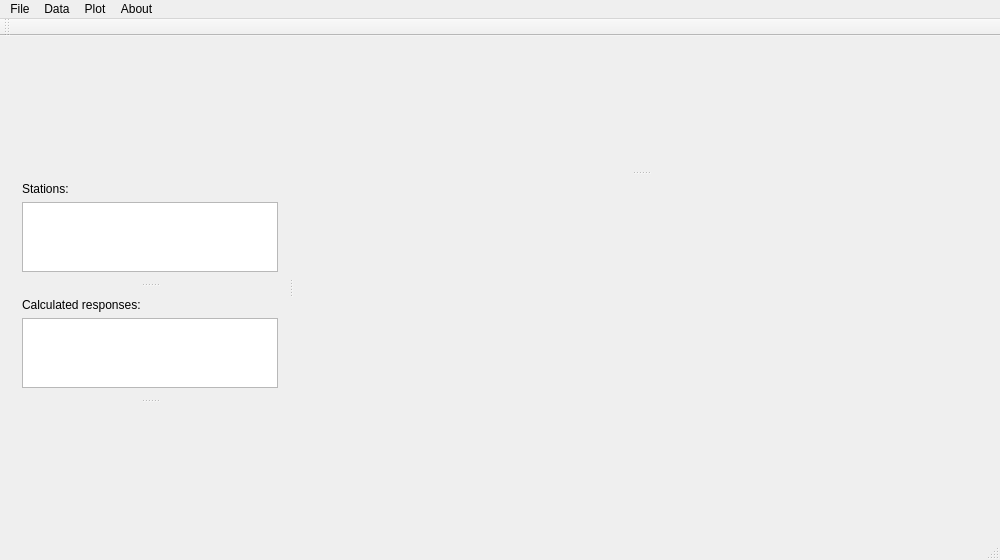
<?xml version="1.0" encoding="UTF-8"?>
<ui version="4.0">
 <class>MainWindow</class>
 <widget class="QMainWindow" name="MainWindow">
  <property name="geometry">
   <rect>
    <x>0</x>
    <y>0</y>
    <width>1000</width>
    <height>560</height>
   </rect>
  </property>
  <property name="windowTitle">
   <string>EDI Tools</string>
  </property>
  <widget class="QWidget" name="centralWidget">
   <layout class="QGridLayout" name="gridLayout">
    <item row="0" column="0">
     <widget class="QSplitter" name="splitter_5">
      <property name="orientation">
       <enum>Qt::Horizontal</enum>
      </property>
      <widget class="QSplitter" name="splitter_3">
       <property name="orientation">
        <enum>Qt::Vertical</enum>
       </property>
       <widget class="QWidget" name="layoutWidget">
        <layout class="QVBoxLayout" name="verticalLayout">
         <item>
          <widget class="QLabel" name="label">
           <property name="text">
            <string>Stations:</string>
           </property>
          </widget>
         </item>
         <item>
          <widget class="QListWidget" name="stationList">
           <property name="sizePolicy">
            <sizepolicy hsizetype="Expanding" vsizetype="Expanding">
             <horstretch>0</horstretch>
             <verstretch>2</verstretch>
            </sizepolicy>
           </property>
           <property name="contextMenuPolicy">
            <enum>Qt::CustomContextMenu</enum>
           </property>
           <property name="selectionMode">
            <enum>QAbstractItemView::ExtendedSelection</enum>
           </property>
           <property name="sortingEnabled">
            <bool>true</bool>
           </property>
          </widget>
         </item>
        </layout>
       </widget>
       <widget class="QWidget" name="layoutWidget">
        <layout class="QVBoxLayout" name="verticalLayout_2">
         <item>
          <widget class="QLabel" name="label_2">
           <property name="text">
            <string>Calculated responses:</string>
           </property>
          </widget>
         </item>
         <item>
          <widget class="QListWidget" name="responsesList">
           <property name="sizePolicy">
            <sizepolicy hsizetype="Expanding" vsizetype="Expanding">
             <horstretch>0</horstretch>
             <verstretch>1</verstretch>
            </sizepolicy>
           </property>
           <property name="alternatingRowColors">
            <bool>true</bool>
           </property>
          </widget>
         </item>
        </layout>
       </widget>
       <widget class="QCustomPlot" name="mapPlot" native="true">
        <property name="sizePolicy">
         <sizepolicy hsizetype="Preferred" vsizetype="Preferred">
          <horstretch>0</horstretch>
          <verstretch>3</verstretch>
         </sizepolicy>
        </property>
       </widget>
      </widget>
      <widget class="QSplitter" name="splitter_4">
       <property name="sizePolicy">
        <sizepolicy hsizetype="Preferred" vsizetype="Expanding">
         <horstretch>3</horstretch>
         <verstretch>0</verstretch>
        </sizepolicy>
       </property>
       <property name="orientation">
        <enum>Qt::Vertical</enum>
       </property>
       <widget class="QSplitter" name="splitter_2">
        <property name="orientation">
         <enum>Qt::Horizontal</enum>
        </property>
       </widget>
       <widget class="QSplitter" name="splitter">
        <property name="orientation">
         <enum>Qt::Horizontal</enum>
        </property>
       </widget>
      </widget>
     </widget>
    </item>
   </layout>
  </widget>
  <widget class="QMenuBar" name="menuBar">
   <property name="geometry">
    <rect>
     <x>0</x>
     <y>0</y>
     <width>1000</width>
     <height>19</height>
    </rect>
   </property>
   <property name="defaultUp">
    <bool>false</bool>
   </property>
   <property name="nativeMenuBar">
    <bool>false</bool>
   </property>
   <widget class="QMenu" name="menuFile">
    <property name="title">
     <string>File</string>
    </property>
    <addaction name="actionLoad_EDI"/>
    <addaction name="actionSave_project"/>
    <addaction name="actionLoad_project"/>
    <addaction name="actionExport_in_GoFEM"/>
    <addaction name="actionLoad_GoFEM_responses"/>
   </widget>
   <widget class="QMenu" name="menuData">
    <property name="title">
     <string>Data</string>
    </property>
    <addaction name="actionDecimate"/>
    <addaction name="actionSet_error_floor"/>
   </widget>
   <widget class="QMenu" name="menuPlot">
    <property name="title">
     <string>Plot</string>
    </property>
    <addaction name="actionShow_error_bars"/>
    <addaction name="actionActivate_masking_mode"/>
    <addaction name="actionSave_as_PDF"/>
   </widget>
   <widget class="QMenu" name="menuAbout">
    <property name="title">
     <string>About</string>
    </property>
    <addaction name="actionAbout_EDI_Tools"/>
   </widget>
   <addaction name="menuFile"/>
   <addaction name="menuData"/>
   <addaction name="menuPlot"/>
   <addaction name="menuAbout"/>
  </widget>
  <widget class="QToolBar" name="mainToolBar">
   <attribute name="toolBarArea">
    <enum>TopToolBarArea</enum>
   </attribute>
   <attribute name="toolBarBreak">
    <bool>false</bool>
   </attribute>
  </widget>
  <widget class="QStatusBar" name="statusBar"/>
  <action name="actionLoad_EDI">
   <property name="text">
    <string>Load EDI</string>
   </property>
   <property name="shortcut">
    <string>Ctrl+O</string>
   </property>
  </action>
  <action name="actionSave_project">
   <property name="text">
    <string>Save project</string>
   </property>
   <property name="shortcut">
    <string>Ctrl+S</string>
   </property>
  </action>
  <action name="actionLoad_project">
   <property name="text">
    <string>Load project</string>
   </property>
   <property name="shortcut">
    <string>Ctrl+L</string>
   </property>
  </action>
  <action name="actionDecimate">
   <property name="text">
    <string>Decimate</string>
   </property>
  </action>
  <action name="actionExport_in_GoFEM">
   <property name="text">
    <string>Export in GoFEM</string>
   </property>
  </action>
  <action name="actionSet_error_floor">
   <property name="text">
    <string>Set error floor</string>
   </property>
  </action>
  <action name="actionShow_error_bars">
   <property name="checkable">
    <bool>true</bool>
   </property>
   <property name="text">
    <string>Show error bars</string>
   </property>
   <property name="shortcut">
    <string>Ctrl+E</string>
   </property>
  </action>
  <action name="actionActivate_masking_mode">
   <property name="checkable">
    <bool>true</bool>
   </property>
   <property name="checked">
    <bool>true</bool>
   </property>
   <property name="text">
    <string>Activate masking mode</string>
   </property>
   <property name="shortcut">
    <string>Ctrl+D</string>
   </property>
  </action>
  <action name="actionSave_as_PDF">
   <property name="text">
    <string>Save as PDF</string>
   </property>
  </action>
  <action name="actionLoad_GoFEM_responses">
   <property name="text">
    <string>Load GoFEM responses</string>
   </property>
  </action>
  <action name="actionAbout_EDI_Tools">
   <property name="text">
    <string>About EDI Tools</string>
   </property>
  </action>
 </widget>
 <layoutdefault spacing="6" margin="11"/>
 <customwidgets>
  <customwidget>
   <class>QCustomPlot</class>
   <extends>QWidget</extends>
   <header location="global">qcustomplot.h</header>
   <container>1</container>
  </customwidget>
 </customwidgets>
 <resources/>
 <connections/>
</ui>
